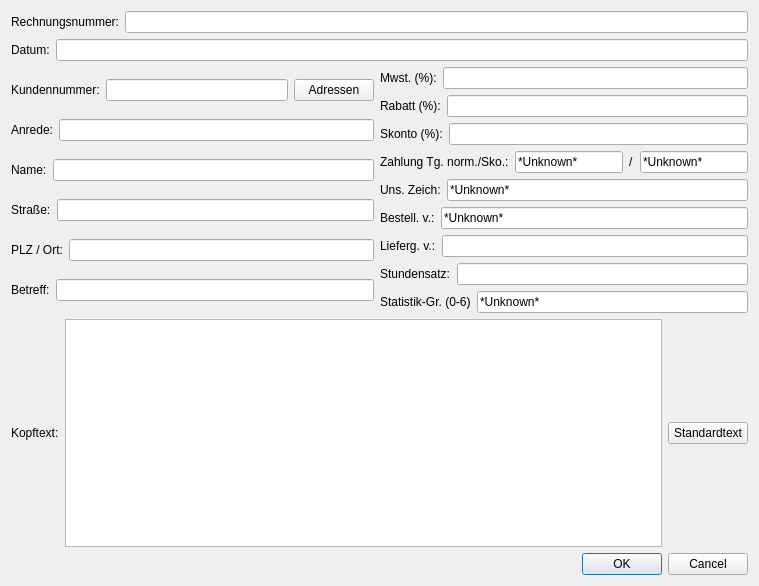
<?xml version="1.0" encoding="UTF-8"?>
<ui version="4.0">
 <class>invoicePage</class>
 <widget class="InvoicePage" name="invoicePage">
  <property name="geometry">
   <rect>
    <x>0</x>
    <y>0</y>
    <width>759</width>
    <height>586</height>
   </rect>
  </property>
  <property name="windowTitle">
   <string>Dialog</string>
  </property>
  <layout class="QVBoxLayout" name="verticalLayout_4">
   <item>
    <layout class="QVBoxLayout" name="verticalLayout">
     <item>
      <layout class="QHBoxLayout" name="horizontalLayout">
       <item>
        <widget class="QLabel" name="label_4">
         <property name="text">
          <string>Rechnungsnummer:</string>
         </property>
        </widget>
       </item>
       <item>
        <widget class="QLineEdit" name="editInvoiceNumber"/>
       </item>
      </layout>
     </item>
     <item>
      <layout class="QHBoxLayout" name="horizontalLayout_3">
       <item>
        <widget class="QLabel" name="label_5">
         <property name="text">
          <string>Datum:</string>
         </property>
        </widget>
       </item>
       <item>
        <widget class="QLineEdit" name="editDate"/>
       </item>
      </layout>
     </item>
    </layout>
   </item>
   <item>
    <layout class="QHBoxLayout" name="horizontalLayout_11">
     <item>
      <layout class="QVBoxLayout" name="verticalLayout_2">
       <item>
        <layout class="QHBoxLayout" name="horizontalLayout_5">
         <item>
          <widget class="QLabel" name="label_6">
           <property name="text">
            <string>Kundennummer:</string>
           </property>
          </widget>
         </item>
         <item>
          <widget class="QLineEdit" name="editCustomerNumber"/>
         </item>
         <item>
          <widget class="QPushButton" name="buttonAdress">
           <property name="text">
            <string>Adressen</string>
           </property>
          </widget>
         </item>
        </layout>
       </item>
       <item>
        <layout class="QHBoxLayout" name="horizontalLayout_6">
         <item>
          <widget class="QLabel" name="label_7">
           <property name="text">
            <string>Anrede:</string>
           </property>
          </widget>
         </item>
         <item>
          <widget class="QLineEdit" name="editSalutation"/>
         </item>
        </layout>
       </item>
       <item>
        <layout class="QHBoxLayout" name="horizontalLayout_7">
         <item>
          <widget class="QLabel" name="label_8">
           <property name="text">
            <string>Name:</string>
           </property>
          </widget>
         </item>
         <item>
          <widget class="QLineEdit" name="editName"/>
         </item>
        </layout>
       </item>
       <item>
        <layout class="QHBoxLayout" name="horizontalLayout_16">
         <item>
          <widget class="QLabel" name="label_14">
           <property name="text">
            <string>Straße:</string>
           </property>
          </widget>
         </item>
         <item>
          <widget class="QLineEdit" name="editStreet"/>
         </item>
        </layout>
       </item>
       <item>
        <layout class="QHBoxLayout" name="horizontalLayout_14">
         <item>
          <widget class="QLabel" name="label_12">
           <property name="text">
            <string>PLZ / Ort:</string>
           </property>
          </widget>
         </item>
         <item>
          <widget class="QLineEdit" name="editPlace"/>
         </item>
        </layout>
       </item>
       <item>
        <layout class="QHBoxLayout" name="horizontalLayout_17">
         <item>
          <widget class="QLabel" name="label_15">
           <property name="text">
            <string>Betreff:</string>
           </property>
          </widget>
         </item>
         <item>
          <widget class="QLineEdit" name="editSubject"/>
         </item>
        </layout>
       </item>
      </layout>
     </item>
     <item>
      <layout class="QVBoxLayout" name="verticalLayout_3">
       <item>
        <layout class="QHBoxLayout" name="horizontalLayout_8">
         <item>
          <widget class="QLabel" name="label_16">
           <property name="text">
            <string>Mwst. (%):</string>
           </property>
          </widget>
         </item>
         <item>
          <widget class="QLineEdit" name="editMwst"/>
         </item>
        </layout>
       </item>
       <item>
        <layout class="QHBoxLayout" name="horizontalLayout_9">
         <item>
          <widget class="QLabel" name="label_17">
           <property name="text">
            <string>Rabatt (%):</string>
           </property>
          </widget>
         </item>
         <item>
          <widget class="QLineEdit" name="editDiscount"/>
         </item>
        </layout>
       </item>
       <item>
        <layout class="QHBoxLayout" name="horizontalLayout_10">
         <item>
          <widget class="QLabel" name="label_18">
           <property name="text">
            <string>Skonto (%):</string>
           </property>
          </widget>
         </item>
         <item>
          <widget class="QLineEdit" name="editSkonto"/>
         </item>
        </layout>
       </item>
       <item>
        <layout class="QHBoxLayout" name="horizontalLayout_2">
         <item>
          <widget class="QLabel" name="label_3">
           <property name="text">
            <string>Zahlung Tg. norm./Sko.:</string>
           </property>
          </widget>
         </item>
         <item>
          <widget class="QLineEdit" name="lineEdit">
           <property name="text">
            <string>*Unknown*</string>
           </property>
          </widget>
         </item>
         <item>
          <widget class="QLabel" name="label_2">
           <property name="text">
            <string>/</string>
           </property>
          </widget>
         </item>
         <item>
          <widget class="QLineEdit" name="lineEdit_2">
           <property name="text">
            <string>*Unknown*</string>
           </property>
          </widget>
         </item>
        </layout>
       </item>
       <item>
        <layout class="QHBoxLayout" name="horizontalLayout_18">
         <item>
          <widget class="QLabel" name="label_19">
           <property name="text">
            <string>Uns. Zeich:</string>
           </property>
          </widget>
         </item>
         <item>
          <widget class="QLineEdit" name="editArtNr_15">
           <property name="text">
            <string>*Unknown*</string>
           </property>
          </widget>
         </item>
        </layout>
       </item>
       <item>
        <layout class="QHBoxLayout" name="horizontalLayout_19">
         <item>
          <widget class="QLabel" name="label_20">
           <property name="text">
            <string>Bestell. v.:</string>
           </property>
          </widget>
         </item>
         <item>
          <widget class="QLineEdit" name="edit">
           <property name="text">
            <string>*Unknown*</string>
           </property>
          </widget>
         </item>
        </layout>
       </item>
       <item>
        <layout class="QHBoxLayout" name="horizontalLayout_20">
         <item>
          <widget class="QLabel" name="label_21">
           <property name="text">
            <string>Lieferg. v.:</string>
           </property>
          </widget>
         </item>
         <item>
          <widget class="QLineEdit" name="editDeliveryTime">
           <property name="text">
            <string/>
           </property>
          </widget>
         </item>
        </layout>
       </item>
       <item>
        <layout class="QHBoxLayout" name="horizontalLayout_21">
         <item>
          <widget class="QLabel" name="label_22">
           <property name="text">
            <string>Stundensatz:</string>
           </property>
          </widget>
         </item>
         <item>
          <widget class="QLineEdit" name="editHourlyRate"/>
         </item>
        </layout>
       </item>
       <item>
        <layout class="QHBoxLayout" name="horizontalLayout_22">
         <item>
          <widget class="QLabel" name="label_23">
           <property name="text">
            <string>Statistik-Gr. (0-6)</string>
           </property>
          </widget>
         </item>
         <item>
          <widget class="QLineEdit" name="editStatisticGroup">
           <property name="text">
            <string>*Unknown*</string>
           </property>
          </widget>
         </item>
        </layout>
       </item>
      </layout>
     </item>
    </layout>
   </item>
   <item>
    <layout class="QHBoxLayout" name="horizontalLayout_4">
     <item>
      <widget class="QLabel" name="label">
       <property name="text">
        <string>Kopftext:</string>
       </property>
      </widget>
     </item>
     <item>
      <widget class="QTextEdit" name="editHeading"/>
     </item>
     <item>
      <widget class="QPushButton" name="buttonHeading">
       <property name="text">
        <string>Standardtext</string>
       </property>
      </widget>
     </item>
    </layout>
   </item>
   <item>
    <widget class="QDialogButtonBox" name="buttonBox">
     <property name="orientation">
      <enum>Qt::Horizontal</enum>
     </property>
     <property name="standardButtons">
      <set>QDialogButtonBox::Cancel|QDialogButtonBox::Ok</set>
     </property>
    </widget>
   </item>
  </layout>
 </widget>
 <customwidgets>
  <customwidget>
   <class>InvoicePage</class>
   <extends>QWidget</extends>
   <header>adding_pages.h</header>
   <container>1</container>
  </customwidget>
 </customwidgets>
 <resources/>
 <connections>
  <connection>
   <sender>buttonBox</sender>
   <signal>accepted()</signal>
   <receiver>invoicePage</receiver>
   <slot>accept()</slot>
   <hints>
    <hint type="sourcelabel">
     <x>248</x>
     <y>254</y>
    </hint>
    <hint type="destinationlabel">
     <x>157</x>
     <y>274</y>
    </hint>
   </hints>
  </connection>
  <connection>
   <sender>buttonBox</sender>
   <signal>rejected()</signal>
   <receiver>invoicePage</receiver>
   <slot>reject()</slot>
   <hints>
    <hint type="sourcelabel">
     <x>316</x>
     <y>260</y>
    </hint>
    <hint type="destinationlabel">
     <x>286</x>
     <y>274</y>
    </hint>
   </hints>
  </connection>
  <connection>
   <sender>buttonAdress</sender>
   <signal>clicked()</signal>
   <receiver>invoicePage</receiver>
   <slot>TakeFromAdress()</slot>
   <hints>
    <hint type="sourcelabel">
     <x>276</x>
     <y>96</y>
    </hint>
    <hint type="destinationlabel">
     <x>379</x>
     <y>292</y>
    </hint>
   </hints>
  </connection>
  <connection>
   <sender>buttonHeading</sender>
   <signal>clicked()</signal>
   <receiver>invoicePage</receiver>
   <slot>TakeDefaultHeading()</slot>
   <hints>
    <hint type="sourcelabel">
     <x>700</x>
     <y>448</y>
    </hint>
    <hint type="destinationlabel">
     <x>379</x>
     <y>292</y>
    </hint>
   </hints>
  </connection>
 </connections>
 <slots>
  <slot>CopyData(QString)</slot>
  <slot>TakeFromMaterial()</slot>
  <slot>TakeFromService()</slot>
  <slot>MakeNewEntry()</slot>
  <slot>TakeFromAdress()</slot>
  <slot>TakeDefaultHeading()</slot>
 </slots>
</ui>
